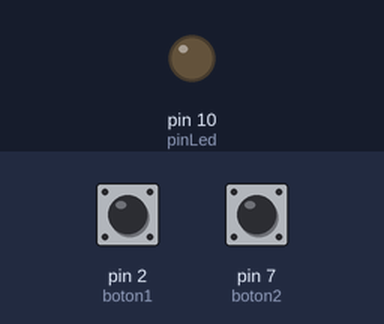
Bench run of a sketch on a simulated Arduino Uno, built with avr-gcc and run on an emulated ATmega328P. Parts: output pins drawn as LEDs (lit = HIGH). The test bench sets the inputs (shaded band); at power-on: pin 2 (boton1) HIGH, pin 7 (boton2) HIGH.

Above: at 1.2 s.
1.3 s: pin 2 (boton1) pulled LOW for 0.15 s
At 2.1 s:
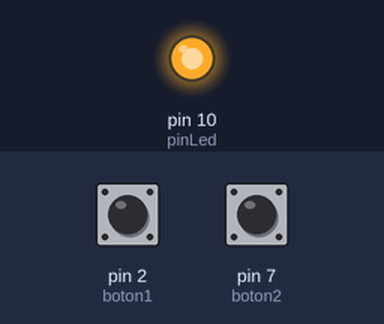
2.9 s: pin 7 (boton2) pulled LOW for 0.15 s
At 3.3 s:
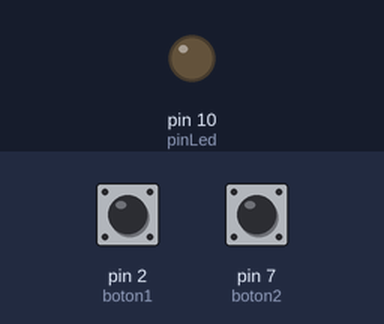
4.5 s: pin 2 (boton1) pulled LOW for 1 s
At 5.8 s:
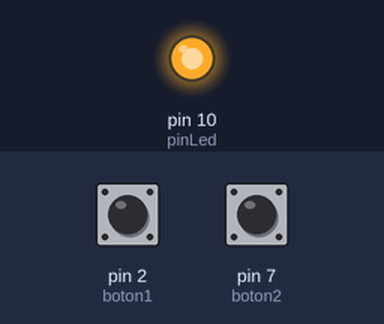
7.0 s: pin 2 (boton1) driven LOW and pin 7 (boton2) driven LOW
At 7.9 s:
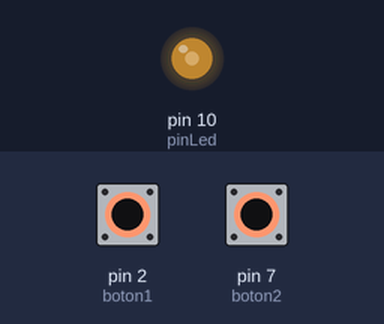
8.5 s: pin 7 (boton2) driven HIGH
At 9.8 s:
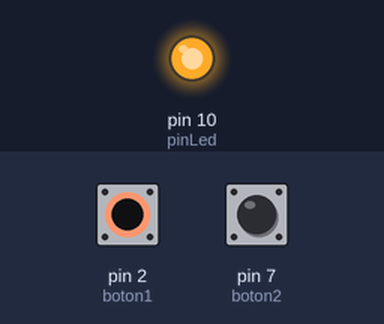
Timing chart, 0 to 11.0 s (numbered marks = the images above; inputs shaded):
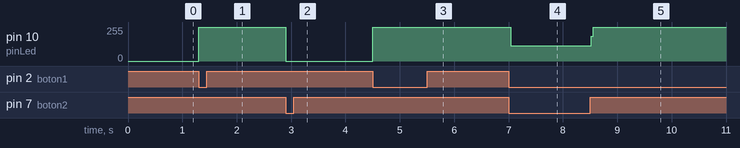

The sketch:

_2BotonesEntrada-Salida.ino
```cpp
//Declaracion de los Pines
int pinLed = 10; // Pin del LED
int boton1 = 2; //Encender
int boton2 = 7;//Apagar</code>

//Aquí hacemos el Setup de los pines, es decir, los configuramos como entradas y salidas

void setup()
{
pinMode(pinLed, OUTPUT);
pinMode(boton1, INPUT_PULLUP);
pinMode(boton2, INPUT_PULLUP);

}

//Aquí empezamos a hacer nuestro ciclo infinito, programa principal

void loop()
{
if (digitalRead(boton1) == LOW)
{
digitalWrite(pinLed, HIGH);
}
if (digitalRead(boton2) == LOW)
{
digitalWrite(pinLed, LOW);
}
}
```

Measured:
- after the input at 1.3 s, pin 10 (pinLed): 0/255 → 255/255 at once
- after the input at 2.9 s, pin 10 (pinLed): 255/255 → 0/255 at once
- after the input at 4.5 s, pin 10 (pinLed): 0/255 → 255/255 at once
- after the input at 7.0 s, pin 10 (pinLed): 255/255 → 114/255 at once
- after the input at 8.5 s, pin 10 (pinLed): 114/255 → 255/255 at once
